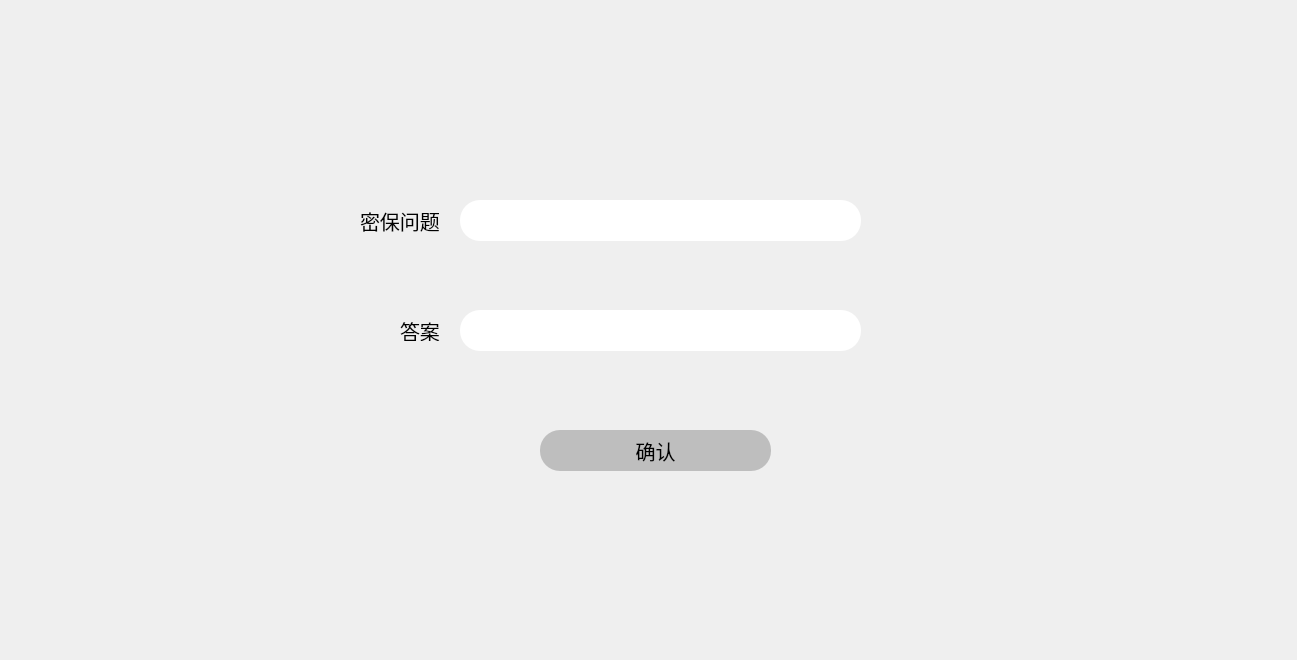
<?xml version="1.0" encoding="UTF-8"?>
<ui version="4.0">
 <class>SecQuestion</class>
 <widget class="QWidget" name="SecQuestion">
  <property name="geometry">
   <rect>
    <x>0</x>
    <y>0</y>
    <width>1297</width>
    <height>660</height>
   </rect>
  </property>
  <property name="windowTitle">
   <string>Form</string>
  </property>
  <property name="styleSheet">
   <string notr="true">
font-size:20px;
</string>
  </property>
  <widget class="QLineEdit" name="question">
   <property name="geometry">
    <rect>
     <x>460</x>
     <y>200</y>
     <width>401</width>
     <height>41</height>
    </rect>
   </property>
   <property name="styleSheet">
    <string notr="true">border-radius:20px;
padding-left:20px;</string>
   </property>
  </widget>
  <widget class="QLineEdit" name="answer">
   <property name="geometry">
    <rect>
     <x>460</x>
     <y>310</y>
     <width>401</width>
     <height>41</height>
    </rect>
   </property>
   <property name="styleSheet">
    <string notr="true">border-radius:20px;
padding-left:20px;</string>
   </property>
  </widget>
  <widget class="QLabel" name="label">
   <property name="geometry">
    <rect>
     <x>360</x>
     <y>200</y>
     <width>81</width>
     <height>41</height>
    </rect>
   </property>
   <property name="text">
    <string>密保问题</string>
   </property>
  </widget>
  <widget class="QLabel" name="label_2">
   <property name="geometry">
    <rect>
     <x>400</x>
     <y>320</y>
     <width>41</width>
     <height>21</height>
    </rect>
   </property>
   <property name="text">
    <string>答案</string>
   </property>
  </widget>
  <widget class="QPushButton" name="OK">
   <property name="geometry">
    <rect>
     <x>540</x>
     <y>430</y>
     <width>231</width>
     <height>41</height>
    </rect>
   </property>
   <property name="styleSheet">
    <string notr="true">border-radius:20px;
background-color: rgb(190, 190, 190);

</string>
   </property>
   <property name="text">
    <string>确认</string>
   </property>
  </widget>
 </widget>
 <resources/>
 <connections/>
</ui>
